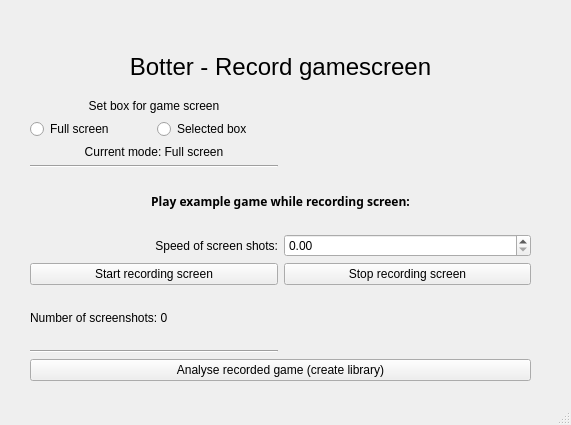
<?xml version="1.0" encoding="UTF-8"?>
<ui version="4.0">
 <class>MainWindow</class>
 <widget class="QMainWindow" name="MainWindow">
  <property name="geometry">
   <rect>
    <x>0</x>
    <y>0</y>
    <width>571</width>
    <height>425</height>
   </rect>
  </property>
  <property name="windowTitle">
   <string>MainWindow</string>
  </property>
  <widget class="QWidget" name="centralwidget">
   <widget class="QWidget" name="gridLayoutWidget">
    <property name="geometry">
     <rect>
      <x>30</x>
      <y>40</y>
      <width>501</width>
      <height>341</height>
     </rect>
    </property>
    <layout class="QGridLayout" name="gridLayout">
     <item row="8" column="0">
      <widget class="QPushButton" name="start_rec_bt">
       <property name="text">
        <string>Start recording screen</string>
       </property>
      </widget>
     </item>
     <item row="8" column="1">
      <widget class="QPushButton" name="stop_rec_bt">
       <property name="text">
        <string>Stop recording screen</string>
       </property>
      </widget>
     </item>
     <item row="1" column="0">
      <layout class="QVBoxLayout" name="verticalLayout">
       <item>
        <widget class="QLabel" name="label_2">
         <property name="text">
          <string>Set box for game screen</string>
         </property>
         <property name="alignment">
          <set>Qt::AlignCenter</set>
         </property>
        </widget>
       </item>
       <item>
        <layout class="QHBoxLayout" name="horizontalLayout">
         <item>
          <widget class="QRadioButton" name="fullsc_radb">
           <property name="text">
            <string>Full screen</string>
           </property>
          </widget>
         </item>
         <item>
          <widget class="QRadioButton" name="boxsc_radb">
           <property name="text">
            <string>Selected box</string>
           </property>
          </widget>
         </item>
        </layout>
       </item>
       <item>
        <widget class="QLabel" name="screen_mode">
         <property name="text">
          <string>Current mode: Full screen</string>
         </property>
         <property name="alignment">
          <set>Qt::AlignCenter</set>
         </property>
        </widget>
       </item>
      </layout>
     </item>
     <item row="0" column="0" colspan="2">
      <widget class="QLabel" name="label_5">
       <property name="font">
        <font>
         <pointsize>18</pointsize>
        </font>
       </property>
       <property name="text">
        <string>Botter - Record gamescreen</string>
       </property>
       <property name="textFormat">
        <enum>Qt::AutoText</enum>
       </property>
       <property name="alignment">
        <set>Qt::AlignCenter</set>
       </property>
      </widget>
     </item>
     <item row="2" column="0">
      <widget class="Line" name="line">
       <property name="orientation">
        <enum>Qt::Horizontal</enum>
       </property>
      </widget>
     </item>
     <item row="9" column="0">
      <widget class="QLabel" name="number_of_img_l">
       <property name="text">
        <string>Number of screenshots: 0</string>
       </property>
      </widget>
     </item>
     <item row="4" column="0">
      <widget class="QLabel" name="label">
       <property name="text">
        <string>Speed of screen shots:</string>
       </property>
       <property name="alignment">
        <set>Qt::AlignRight|Qt::AlignTrailing|Qt::AlignVCenter</set>
       </property>
      </widget>
     </item>
     <item row="4" column="1">
      <widget class="QDoubleSpinBox" name="frequency_spin_box"/>
     </item>
     <item row="11" column="0">
      <widget class="Line" name="line_2">
       <property name="orientation">
        <enum>Qt::Horizontal</enum>
       </property>
      </widget>
     </item>
     <item row="3" column="0" colspan="2">
      <widget class="QLabel" name="label_3">
       <property name="font">
        <font>
         <family>Chalkboard SE</family>
         <weight>75</weight>
         <bold>true</bold>
        </font>
       </property>
       <property name="text">
        <string>Play example game while recording screen:</string>
       </property>
       <property name="alignment">
        <set>Qt::AlignCenter</set>
       </property>
      </widget>
     </item>
     <item row="12" column="0" colspan="2">
      <widget class="QPushButton" name="analyse_rec_bt">
       <property name="text">
        <string>Analyse recorded game (create library)</string>
       </property>
      </widget>
     </item>
    </layout>
   </widget>
  </widget>
  <widget class="QStatusBar" name="statusbar"/>
  <action name="actiontitle">
   <property name="text">
    <string>title</string>
   </property>
  </action>
 </widget>
 <resources/>
 <connections/>
</ui>
